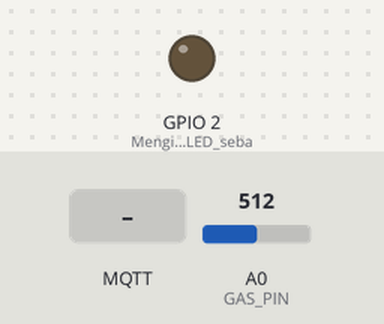
Recording of a sketch running on a simulated ESP8266 (NodeMCU). On the bench: output pins drawn as LEDs (lit = HIGH). Inputs (shaded band) come from the test bench; at power-on: A0 (GAS_PIN) = 512. WiFi joins after 1.5 s; servers stay silent unless stated; random numbers use the default seed unless the sketch sets one; no MQTT or app messages arrive unless stated; what the sketch prints to the serial monitor is not drawn.

Above: at 2.7 s.
2.8 s: MQTT message "0" arrives on the first subscribed topic
At 4.3 s:
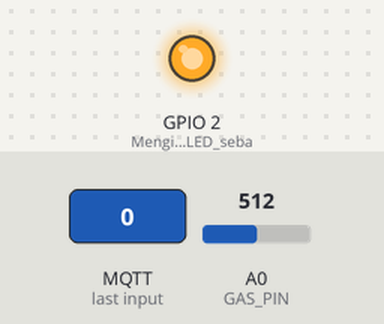
5.0 s: MQTT message "1" arrives on the first subscribed topic
At 6.7 s:
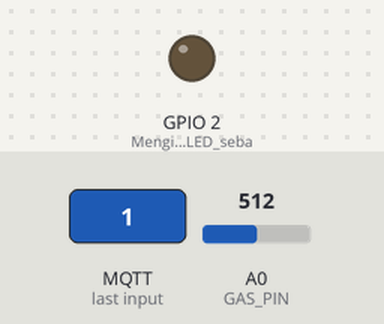
7.0 s: MQTT message "2" arrives on the first subscribed topic
At 8.6 s:
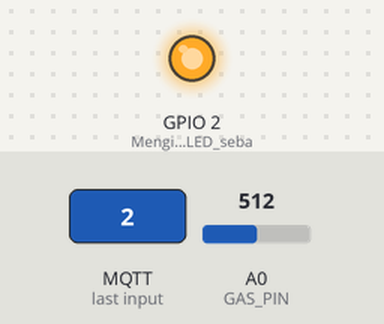
Timing chart, 0 to 10.1 s (numbered marks = the images above; inputs shaded):
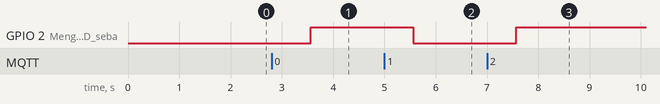

The sketch:

publisheriot.ino
```cpp
//Kelompok 5
//Nama Anggota - Dhimas Prakasa Henjo 2009106015 - Giovani Chadavi Hidayat 2009106001
//Sensor Kebocoran Gas LPG
//PUBLISHER


#include <ESP8266WiFi.h>
#include <PubSubClient.h>

//Untuk Mengatur Jaringan
const char* ssid = "Universitas Mulawarman";
const char* password = "";
const char* mqtt_server = "broker.hivemq.com";

// Sensor Gas berada pada A0
#define GAS_PIN A0

WiFiClient espClient;
PubSubClient client(espClient);
unsigned long lastMsg = 0;
#define MSG_BUFFER_SIZE  (50)
char msg[MSG_BUFFER_SIZE];
int value = 0;

void setup_wifi() {
  delay(10);
  //Memulai Koneksi ke WIFI
  Serial.println();
  Serial.print("Connecting to ");
  Serial.println(ssid);

  WiFi.mode(WIFI_STA);
  WiFi.begin(ssid, password);

  while (WiFi.status() != WL_CONNECTED) {
    delay(500);
    Serial.print(".");
  }

  randomSeed(micros());

  Serial.println("");
  Serial.println("WiFi connected");
  Serial.println("IP address: ");
  Serial.println(WiFi.localIP());
}

// menerima data
void callback(char* topic, byte* payload, unsigned int length) {
  Serial.print("Pesan Diterima [");
  Serial.print(topic);
  Serial.print("] ");
  for (int i = 0; i < length; i++) {
    Serial.print((char)payload[i]);
  }
  Serial.println();
  // Switch on the LED if an 1 was received as first character
  if ((char)payload[0] == '1') {
    digitalWrite(BUILTIN_LED, LOW);   // Turn the LED on (Note that LOW is the voltage level
    // but actually the LED is on; this is because
    // it is active low on the ESP-01)
  } else {
    digitalWrite(BUILTIN_LED, HIGH);  // Turn the LED off by making the voltage HIGH
  }

}

// Berfungsi untuk menghubungkan ke broker
void reconnect() {
  // Loop until we're reconnected
  while (!client.connected()) {
    Serial.print("Attempting MQTT connection...");
    // Create a random client ID
    String clientId = "ESP8266Client-";
    clientId += String(random(0xffff), HEX);
    // Attempt to connect
    if (client.connect(clientId.c_str())) {
      Serial.println("connected");
      client.subscribe("iot_a_5");
    } else {
      Serial.print("failed, rc=");
      Serial.print(client.state());
      Serial.println(" try again in 5 seconds");
      // Wait 5 seconds before retrying
      delay(5000);
    }
  }
}

void setup() {
  pinMode(GAS_PIN,INPUT);
  pinMode(BUILTIN_LED, OUTPUT);     // Menginisialisasi LED sebagai OUTPUT
  Serial.begin(115200);
  setup_wifi();
  client.setServer(mqtt_server, 1883);
  client.setCallback(callback);
}

void loop() {
  if (!client.connected()) {
    reconnect();
  }
  client.loop();
  int nilaiGas = analogRead(GAS_PIN);
  delay(2000);
  snprintf (msg, MSG_BUFFER_SIZE, "%s", itoa(nilaiGas,msg,10)); // itoa (konversi integer ke string)
  Serial.print("Publish message: ");
  Serial.println(msg);
  client.publish("iot_unmul/iot_a_5", msg); // fungsi untuk publish ke broker
}
```

Measured:
- after the input at 2.8 s, GPIO 2 (Menginisialisasi_LED_seba): LOW → HIGH after 0.77 s
- after the input at 5.0 s, GPIO 2 (Menginisialisasi_LED_seba): HIGH → LOW after 0.57 s
- after the input at 7.0 s, GPIO 2 (Menginisialisasi_LED_seba): LOW → HIGH after 0.57 s
